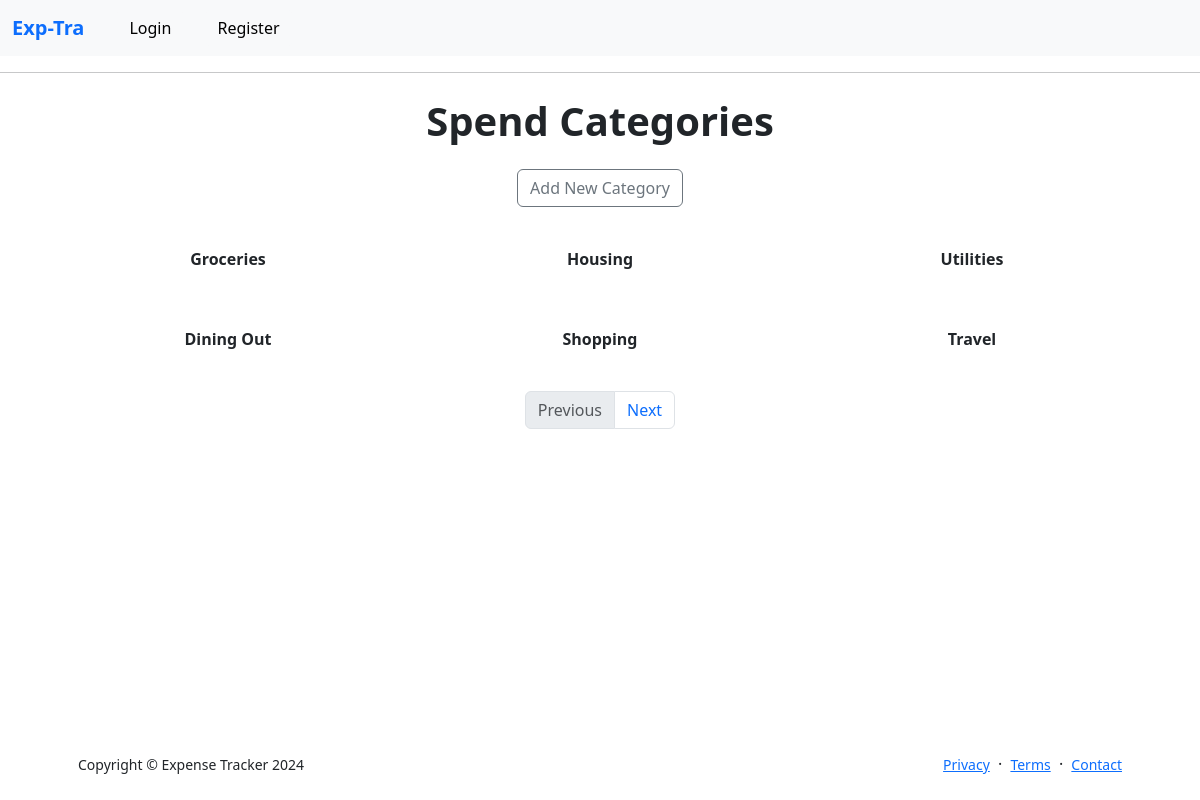
The page /categories on the database its author committed.
### app/models.py (models this page shows, shortened)
class Category(db.Model):
    id: so.Mapped[int] = so.mapped_column(primary_key=True)
    name: so.Mapped[str] = so.mapped_column(sa.String(140))
    expenses = db.relationship('Expense', backref='category', lazy=True)

### app/main/routes.py (the view, shortened to what this page needs)
@bp.route('/categories', methods=['GET', 'POST'])
def categories():
    page = request.args.get('page', 1, type=int)
    categories = Category.query.paginate(page=page, per_page=current_app.config['CATEGORY_PER_PAGE'], error_out=False)
    next_url = url_for('main.categories', page=categories.next_num) if categories.has_next else None
    prev_url = url_for('main.categories', page=categories.prev_num) if categories.has_prev else None
    form = AddCategoryForm()
    return render_template('categories.html', title='Spend Categories', form=form, categories=categories.items,
                           next_url=next_url, prev_url=prev_url)

### app/templates/categories.html (shortened to what this page needs)
{% extends "base.html" %}
{% block content %}
<div class="container">
    <h1 class="my-4 fw-bolder text-center">Spend Categories</h1>
    <div class="row justify-content-center">
        <div class="col-md-6">
            <button type="button" class="btn btn-outline-secondary mb-4 d-block mx-auto" data-bs-toggle="modal"
                    data-bs-target="#addCategoryModal">
                Add New Category
            </button>
        </div>
    </div>
    <div class="row row-cols-1 row-cols-md-3 g-4">
        {% for category in categories %}
        <div class="col">
            <div class="card h-100 border-0">
                <a href="{{ url_for('main.category_expenses', category_id=category.id) }}" class="card-body d-flex align-items-center justify-content-center text-decoration-none" style="color: inherit;">
                    <p class="card-text m-0 fw-bold">{{ category.name }}</p>
                </a>
            </div>
        </div>
        {% endfor %}
    </div>
    <div class="row justify-content-center mt-4">
        <div class="col">
            <nav aria-label="Page navigation">
                <ul class="pagination justify-content-center">
                    {% if prev_url %}
                    <li class="page-item">
                        <a class="page-link" href="{{ prev_url }}">Previous</a>
                    </li>
                    {% else %}
                    <li class="page-item disabled">
                        <span class="page-link">Previous</span>
                    </li>
                    {% endif %}
                    {% if next_url %}
                    <li class="page-item">
                        <a class="page-link" href="{{ next_url }}">Next</a>
                    </li>
                    {% else %}
                    <li class="page-item disabled">
                        <span class="page-link">Next</span>
                    </li>
                    {% endif %}
                </ul>
            </nav>
        </div>
    </div>
</div>
{% endblock %}

### app/templates/categories.html (style rules this page uses)
.card { transition: all 0.3s ease; }

### rows shown on the page
Category: name "Groceries"
Category: name "Housing"
Category: name "Utilities"
Category: name "Dining Out"
Category: name "Shopping"
Category: name "Travel"
